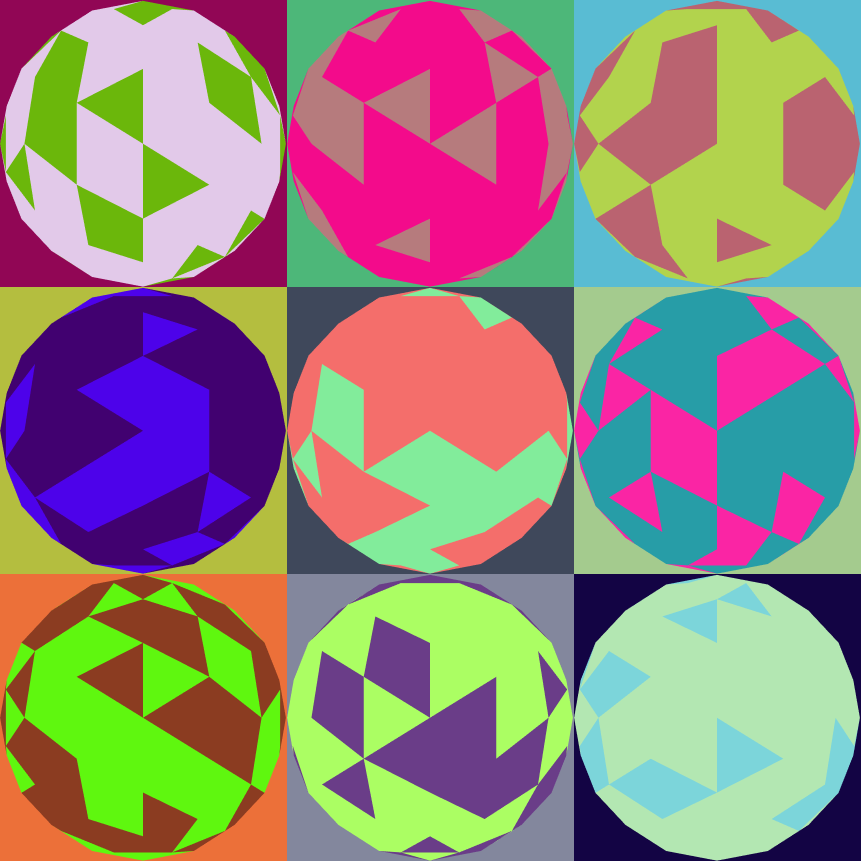
#> input picture images/thumbnail.png, 1722 x 1722 px (shown at 1/2 size); its folder holds only this picture in this run
$ python collage.py images images/thumbnail.png
#> lines starting #> are read from the running program, lines starting #| are printed output that depends on the picture
from PIL import Image
import os, sys

if __name__ == "__main__":
    img_from = sys.argv[1]
    img_to = sys.argv[2]

    first  = os.listdir(img_from)[0]
    size = Image.open(img_from + '/' + first).size[0]
#> size = 1722

    files = os.listdir(img_from)
    new_img = Image.new('RGB', (size*3, size*3))
#> new_img: PIL image 5166x5166 RGB; every value is 0

    index = 0

    for x in xrange(0, size*3, size):
        for y in xrange(0, size*3, size):
            img = Image.open(img_from + '/' + files[index])
#> img is the input picture: PIL image 1722x1722 RGB; mean R, G, B 148.1, 133.5, 124.1
            new_img.paste(img, (x,y,x+size, y+size))
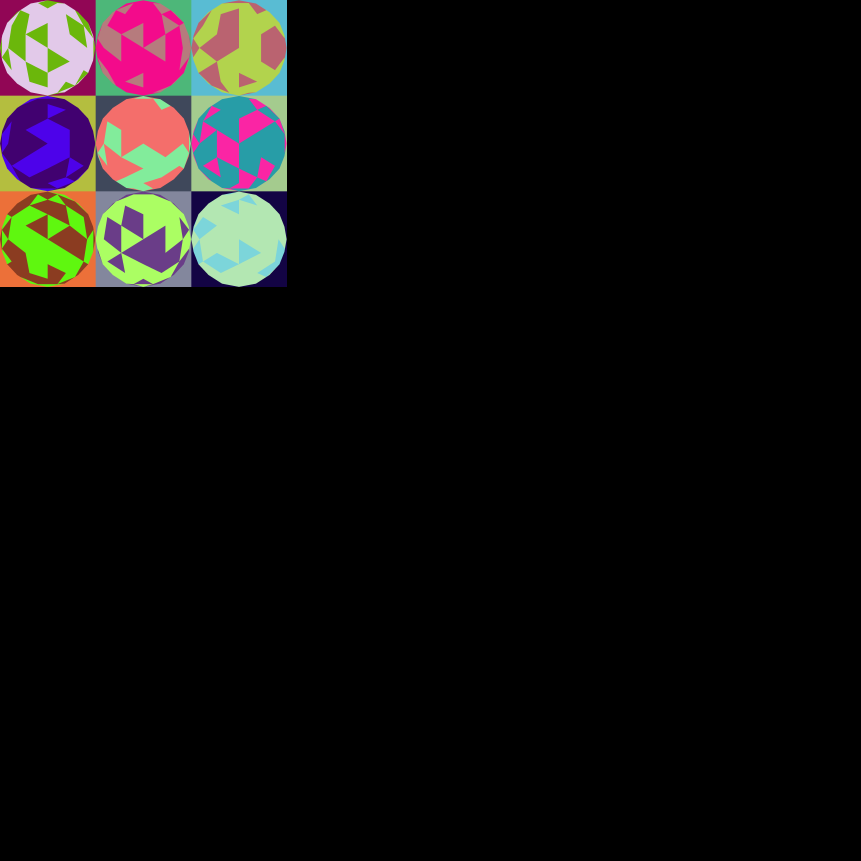
#> new_img: PIL image 5166x5166 RGB (shown at 1/6 size); mean R, G, B 16.5, 14.8, 13.8
#> (the run stopped early here; a loop or call above may not have finished)
